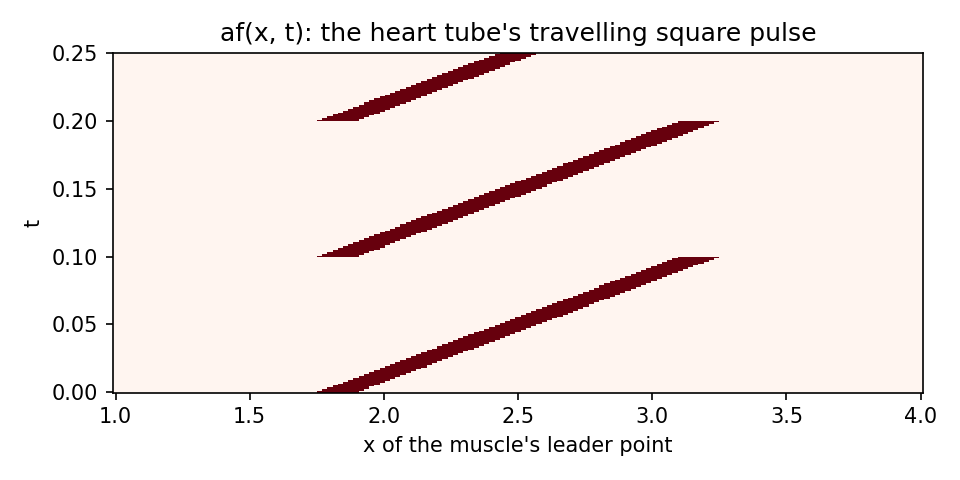

The script that saved this image:
"""activation_wave.py: where and when IB2d's heart tube activates its muscles (chapter 4e of Using IB Software).

    python3 activation_wave.py [path/to/HeartTube.vertex]     # writes activation_wave.png

The heart tube's give_Muscle_Activation.py (pyIB2d/Examples/HeartTube_Muscle) multiplies each muscle's force by an
activation af(x, t) of its leader point's x: a square pulse of width L_AR/10 that sweeps the middle half of the tube
(25 % buffer at each end) once per period 1/freq, then starts again at the left. This script copies that function
line for line (give_Traveling_Triggering_Coefficient) and draws af over x and t without any fluid, as the example's
test_Activation_Wave.py does; with the example's .vertex file it uses the real point positions.
"""
import sys
import numpy as np
import matplotlib
if "--show" not in sys.argv:
    matplotlib.use("Agg")
import matplotlib.pyplot as plt


def give_Traveling_Triggering_Coefficient(current_time, xLag, xPt):
    """Copied from pyIB2d/Examples/HeartTube_Muscle/give_Muscle_Activation.py (IB2d, GPL-3.0)."""
    t = current_time
    freq = 10                                   # frequency of traveling wave down tube
    Ltube = xLag[len(xLag) // 2 - 1] - xLag[0]  # length of heart tube
    buff = 0.25                                 # percent-buff on each end of heart tube
    L_AR = Ltube * (1 - 2 * buff)               # length of the actual activation region of tube
    SqWidth = L_AR / 10                         # width of the square traveling activation wave
    v = (L_AR - SqWidth) * freq                 # traveling wave velocity
    t = np.fmod(t, 1 / freq)
    xL = xLag[0] + buff * Ltube + v * t
    xR = xLag[0] + buff * Ltube + SqWidth + v * t
    x = np.logical_and(xPt >= xL, xPt <= xR)
    af_Val = np.zeros(x.shape)
    af_Val[x] = 1                               # Traveling Square Wave
    return af_Val


if __name__ == "__main__":
    args = [a for a in sys.argv[1:] if not a.startswith("--")]
    if args:
        xy = np.loadtxt(args[0], skiprows=1); xLag = xy[:, 0]
    else:                                       # the example's tube: two rows from x = 1 to 4 (310 points)
        top = np.linspace(1.0, 4.0, 155); xLag = np.r_[top, top]
    leaders = xLag[: len(xLag) // 2]            # muscles run from the top row (leaders) across the tube
    ts = np.linspace(0, 0.25, 501)
    af = np.array([give_Traveling_Triggering_Coefficient(t, xLag, leaders) for t in ts])
    Ltube = xLag[len(xLag) // 2 - 1] - xLag[0]; L_AR = Ltube / 2
    print("tube from x = %.3f to %.3f (L = %.3f); active region %.3f..%.3f; pulse width %.3f; speed %.3f; period %.3f"
          % (xLag[0], xLag[len(xLag) // 2 - 1], Ltube, xLag[0] + Ltube / 4, xLag[0] + 3 * Ltube / 4, L_AR / 10, (L_AR - L_AR / 10) * 10, 0.1))
    print("muscles active at any time: %d to %d (of %d top-row points; the example has 153 muscles)" % (af.sum(axis=1).min(), af.sum(axis=1).max(), len(leaders)))
    fig, ax = plt.subplots(figsize=(6.4, 3.2))
    ax.pcolormesh(leaders, ts, af, shading="nearest", cmap="Reds")
    ax.set_xlabel("x of the muscle's leader point"); ax.set_ylabel("t"); ax.set_title("af(x, t): the heart tube's travelling square pulse")
    fig.tight_layout(); fig.savefig("activation_wave.png", dpi=150)
